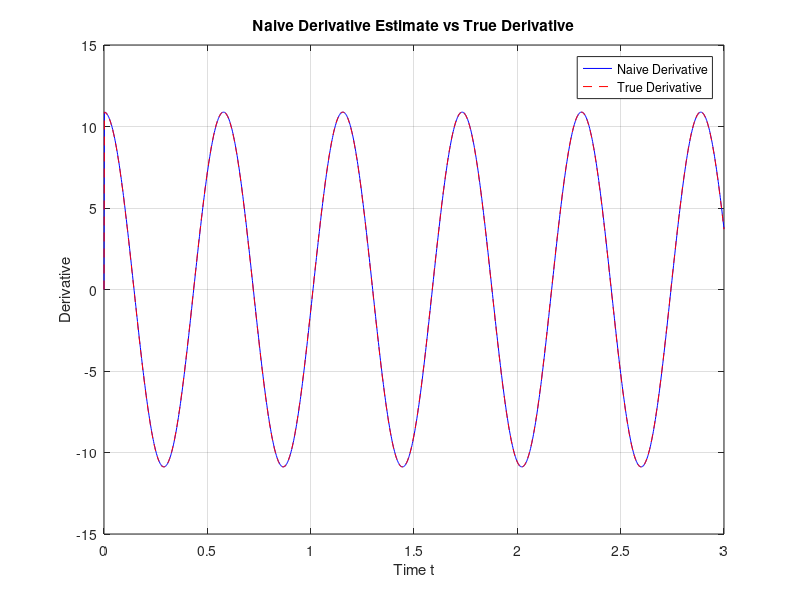

Source code (MATLAB):
% Load the data
load('DataHW06_Prob2.mat');

% Assume t and y are loaded, along with dy (the true derivative)
% Look at the variables in the workspace after loading
% whos

% Compute the time step ∆T
deltaT = t(2) - t(1);

% Compute the naive derivative using the difference formula
% Shift y by one index to represent y(t - ∆T)
y_shifted = [y(1); y(1:end-1)];  % Ensure causal computation
naive_derivative = (y - y_shifted) / deltaT;

% Plot the naive derivative estimate
figure;
plot(t, naive_derivative, 'b', 'DisplayName', 'Naive Derivative');
hold on;

% Plot the true derivative from the data file
plot(t, dy, 'r--', 'DisplayName', 'True Derivative');

% Add labels and legends
xlabel('Time t');
ylabel('Derivative');
title('Naive Derivative Estimate vs True Derivative');
legend show;
grid on;
hold off;
